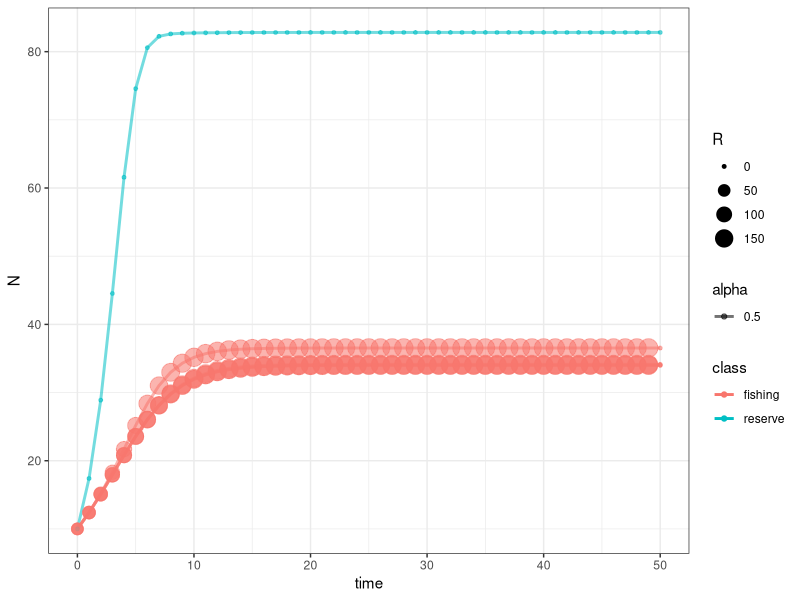

Write R code to recreate this figure.
## ---- chunk 1
library(tidyverse) 
library(cowplot)
 
## ---- chunk 2






logistic_model <- function(r = 1, K = 100, N0 = 10, nsteps = 50, c = 0.5, p = 10, n = 5, m = 0.2){

  # define a vector of time and N THIS IS ODD
  time <- c(0:nsteps)
  N <- matrix(0, ncol = n, nrow = length(time))
  C <- N

  #Assign initial population size
  
  N[1,] <- N0

#create pointers
  
left_pointer <- c(n, 1:(n-1))
right_pointer <- c(1:(n-1), n)
  
c_mpa <- c(c, c, 0, c, c )

  #start for loop

  
  for (t in 1:nsteps) {
    
    N_out <- m * N[t,]
    N_in <- m * (N_out[left_pointer] + N_out[right_pointer])/2
    C[t, ] <- c_mpa * N[t, ]
    
    N[t + 1,] <- N[t,] + (r * N[t,] * (1 - (N[t,] / K))) - C[t,] + N_in - N_out
    
  }
  # end for loop
  #create catch data frame

catch_df <- data.frame(time, C) %>% 
  gather(parcel, C, -time)

  #create data frame with sim results
  
  simul <- data.frame(time, N) %>% 
    gather(parcel, N, -time) %>% 
    left_join(catch_df, by = c("time", "parcel")) %>% 
    mutate(R = p*C,
           class = ifelse(parcel %in% "X3", "reserve", "fishing"))
  # to change parcels you need to add them into ifelse like "X2" "X4" etc in addition to changing the c_mpa vector
  
  return(simul)
}
## ---- chunk 3
model_with_emim <- logistic_model(r = 1, K = 100, N0 = 10, nsteps = 50, c = 0.5, p = 10, n = 5, m = 0.2) %>% 
  ggplot(mapping = aes(x = time, y = N, color = class, group = parcel, size = R, alpha = 0.5)) +
  geom_line(size = 1) +
  geom_point() +
  theme_bw()

## ---- chunk 4
model_with_emim
